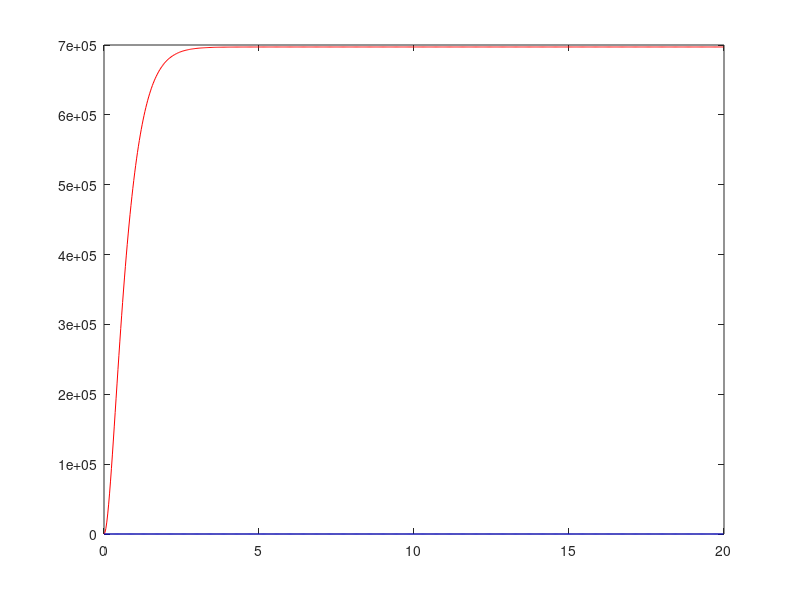

Reproduce this figure in MATLAB.
m  = 62.589; %System mass
g = 9.81; %Gravity constant
%l = (92+330+299.897+123.005+191.7)/1000; %Pendulum longitude
l = 0.8927;
k = 200; %Stiffness
T = 0.03; %Sample Time

a = (k - m*g*l) / (m*l^2);
b = k / (m*l^2);

%% Space state matrices
A = [0 1; -a 0]; 
B = [0; 1];
C = [-(k/(m*g))*b 0];
D = k/(m*g);
sys = ss(A,B,C,D);
sys_d = c2d(sys,T,'zoh');

%polos
poles = eig(A);

% %controlabilidad
% co =ctrb(A,B);
% unco = length(A)-rank(co);
% 
% co_d = ctrb(sys_d);
% ob_d = obsv(sys_d);
% controllability_d = rank(co_d);
% observability_d = rank(ob_d);

% %% Transfer function
% [num,den] = ss2tf(A,B,C,D);
% G_s = tf(num,den);
% t = 0:0.001:10;
% u = 0.1*ones(size(t));
% lsim(G_s,u,t)
% 
% % Add a pole in s = 0
% den = [den 0];
% G2_s = tf(num,den);
% lsim(G_s,u,t)
% 
% % Closing the loop
% H_s = feedback(G2_s,-1);
% lsim(H_s,u,t);


%% DISCRETE LQR DESIGN
Q = C'*C;
%Q(1,1) = 1000;
R = 1;

[K] = dlqr(sys_d.a, sys_d.b, Q, R);

Ac = (sys_d.a-sys_d.b*K);
Bc = sys_d.b;
Cc = sys_d.c;
Dc = sys_d.d;

sys_cl = ss(Ac,Bc,Cc,Dc,T);

t = 0:T:20;
r =0.1*ones(size(t));
[y,t,x]=lsim(sys_cl,r,t);
plot(t,y,'r');

% Precompensator design
N = -35000000;
sys_cl = ss(Ac,Bc*N,Cc,Dc,T);
t = 0:T:20;
r =0.1*ones(size(t));
[y,t,x]=lsim(sys_cl,r,t);
plot(t,y,'r',t,r,'b');
